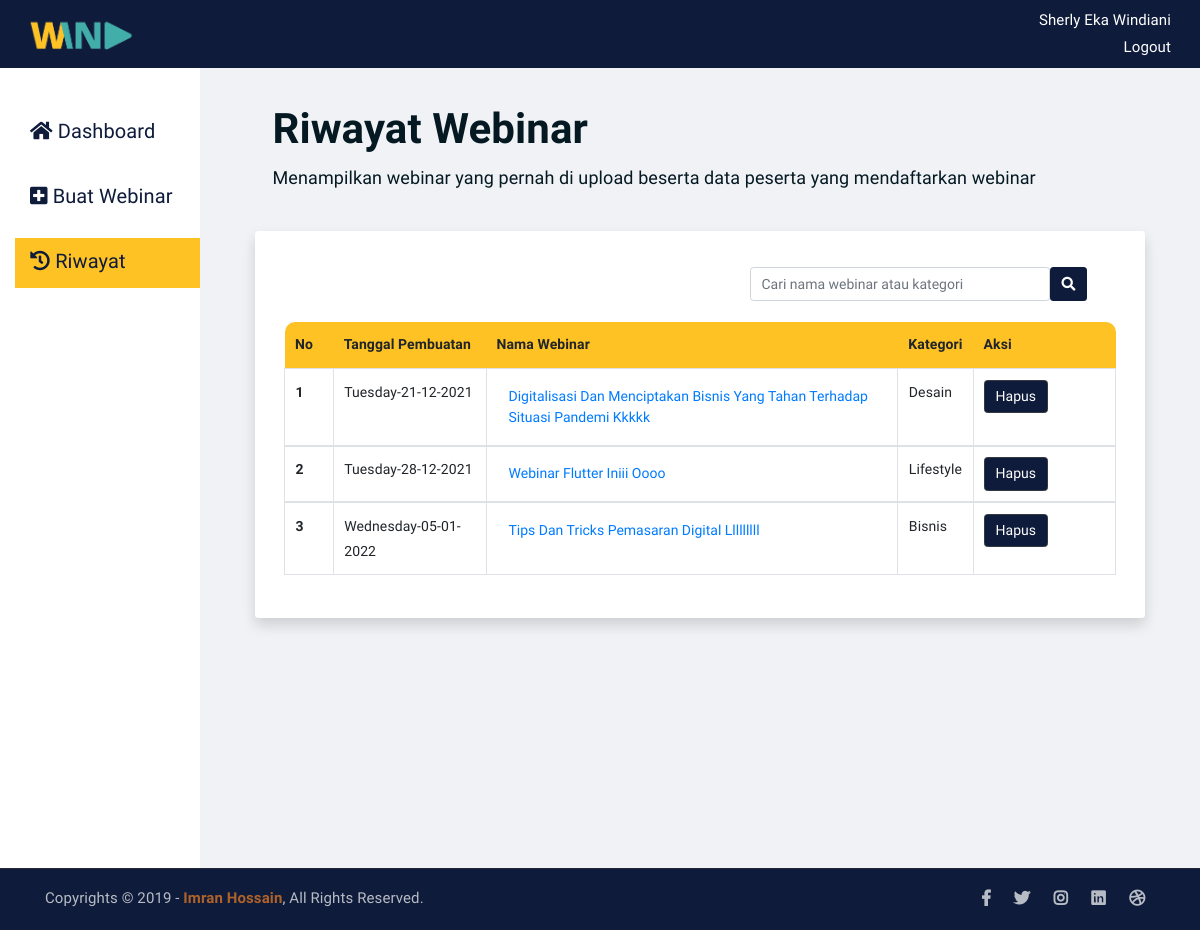
The page /riwayat-webinar-eo.php on the database its author committed.
### tables this page shows
CREATE TABLE `tb_buat_webinar` (
  `id_webinar` int(11) NOT NULL,
  `gambar_poster` varchar(20) NOT NULL,
  `tgl_buat` varchar(100) NOT NULL,
  `judul_webinar` varchar(225) NOT NULL,
  `kategori_webinar` varchar(50) NOT NULL,
  `nama_eo` varchar(225) NOT NULL,
  `email_eo` varchar(225) NOT NULL,
  `tanggal_mulai` varchar(100) NOT NULL,
  `waktu_mulai` varchar(20) NOT NULL,
  `link_streaming` varchar(150) DEFAULT NULL,
  `deskripsi_webinar` text NOT NULL
);

### riwayat-webinar-eo.php (the view, shortened to what this page needs)
<!DOCTYPE html>
<html lang="en">
<head>
	<link rel="stylesheet" href="assets/css/all.min.css">
	<link rel="stylesheet" href="assets/bootstrap/css/bootstrap.min.css">
	<link rel="stylesheet" href="assets/css/owl.carousel.css">
	<link rel="stylesheet" href="assets/css/magnific-popup.css">
	<link rel="stylesheet" href="assets/css/animate.css">
	<link rel="stylesheet" href="assets/css/meanmenu.min.css">
	<link rel="stylesheet" href="assets/css/main.css">
	<link rel="stylesheet" href="assets/css/css_sherly.css">
	<link rel="stylesheet" href="assets/css/responsive.css">
</head>
<body>
    <nav class="navbar navBarEo">
        <div class="container-fluid navBarEo">
            <a class="navbar-brand" href="index.php">
                <img src="assets/img/logo_transparan.png" style="width: 70%" alt="">
            </a>
            <div class="navBarUsername">
				<p class="panggilUsername">Sherly eka windiani</p>
				<a class="txtLogout" href="#">Logout</a>
			</div>
        </div>
    </nav>
	<div class="container-fluid">
		<div class="row">
			<div class="col-md-2 colKiri">
				<div class="sidebarEo">
				    <ul style='list-style-type: none;'>
						<li class="listMenu" >
							<a class="pilihanMenu" href="dashboard-eo.php"><i class="fas fa-home"></i> Dashboard</a>
						</li>
						<li class="listMenu">
							<a class="pilihanMenu" href="buat-webinar-eo
							.php"><i class="fas fa-plus-square"></i> Buat Webinar</a>
						</li>
						<li class="listMenu active ">
							<a class="pilihanMenu" href="riwayat-webinar-eo.php"><i class="fas fa-history" ></i> Riwayat</a>
						</li>
					</ul>
				</div>
			</div>
			<div class="col-md-10" style="background-color: #F0F2F5;">
				<div class="cardDashboard">
					<div class="card cardBuatWebinar">
						<div class="card-body">
							<h2 class="card-title">Riwayat Webinar</h2>
							<p class="card-text" style="font-size: 18px;">Menampilkan webinar yang pernah di upload beserta data peserta yang mendaftarkan webinar </p>
						</div>
					</div>
					<div class="card shadow p-3 mb-5 bg-white rounded" style="width: 100%; border: none; border-radius: 6px;">
						<div class="card-body" style="padding: 15px">
							<div class="navbar">
								<div class="container d-flex justify-content-end mb-3 ">
									<form class="d-flex" action="" method="post" style=" ">
										<input class="form-control" style="width: 300px;" name="inputCari" type="search" placeholder="Cari nama webinar atau kategori" aria-label="Search">
										<button class="btn" name="cari" type="submit" style="background-color: #0E1B3A; color: white;"><i class="fas fa-search"></i></button>
									</form>
								</div>
							</div>
							<table class="table table-bordered tabelRiwayat" >
								<thead>
									<tr class="tabelThead">
										<th scope="col" style="border-top-left-radius: 10px; border: none; width: 50px">No</th>
										<th scope="col" style="border: none; width: 160px">Tanggal Pembuatan</th>
										<th scope="col" style="border: none; width: 450px">Nama Webinar</th>
										<th scope="col" style="border: none;">Kategori</th>
										<th scope="col" style="border-top-right-radius: 10px; border: none; width: 150px;">Aksi</th>
									</tr>
								</thead>
									<?php
										include "koneksi.php";
										$no=1;
										$cari = $_POST['inputCari'];
										if($cari != ''){
											$select= mysqli_query($koneksi, "SELECT * FROM tb_buat_webinar WHERE id_webinar AND judul_webinar LIKE '%".$cari."%' OR kategori_webinar LIKE '%".$cari."%' ");
										}else{
											$select= mysqli_query($koneksi, "SELECT * FROM tb_buat_webinar WHERE id_webinar ");
										}
										if(mysqli_num_rows($select)){
											while ($data=mysqli_fetch_array ($select)){
									?>
								<tbody>
									<tr>
										<th><?php echo $no++;?></th>
										<td style="text-transform: capitalize;"><?php echo $data['tgl_buat'];?> </td>
										<td>
											<a href="detail-webinar-eo.php?id_webinar=<?php echo $data['id_webinar'];?>" >
												<button type="button" class="btn btn-link" style="text-transform: capitalize;  text-align: left;"><?php echo $data['judul_webinar'];?></button>
											</a>
										</td>
										<td><?php echo $data['kategori_webinar'];?> </td>
										<td>
											<a href="delete-webinar-eo.php?id_webinar=<?php echo $data['id_webinar'];?>"
												onclick="return confirm ('Apakah anda yakin?')" >
												<button type="button" class="btn btn-dark btnAksi">Hapus</button>
											</a>
										</td>
									</tr>
								</tbody>
								<?php } } else{
										echo '<tr class="align-middle"><td colspan="5">Tidak ada data</td></tr>';
									}?>
							</table>
						</div>
					</div>
				</div>
			</div>
		</div>
	</div>
	<div class="copyright" style="background-color: #0E1B3A">
		<div class="container">
			<div class="row">
				<div class="col-lg-6 col-md-12">
					<p>Copyrights &copy; 2019 - <a href="https://imransdesign.com/">Imran Hossain</a>,  All Rights Reserved.</p>
				</div>
				<div class="col-lg-6 text-right col-md-12">
					<div class="social-icons">
						<ul>
							<li><a href="#" target="_blank"><i class="fab fa-facebook-f"></i></a></li>
							<li><a href="#" target="_blank"><i class="fab fa-twitter"></i></a></li>
							<li><a href="#" target="_blank"><i class="fab fa-instagram"></i></a></li>
							<li><a href="#" target="_blank"><i class="fab fa-linkedin"></i></a></li>
							<li><a href="#" target="_blank"><i class="fab fa-dribbble"></i></a></li>
						</ul>
					</div>
				</div>
			</div>
		</div>
	</div>
</body>
</html>

### assets/css/main.css (style rules this page uses)
html { font-size: 14px; font-weight: 400; line-height: 28px; height: 100%; }
body { font-family: 'Lexend Deca', sans-serif; font-weight: 400; font-size: 1rem; letter-spacing: 0.1px; line-height: 1.8; color: #051922; overflow-x: hidden; }
body img { max-width: 100%; }
a { cursor: pointer; text-decoration: none; -webkit-transition: all 0.2s ease-in-out; -o-transition: all 0.2s ease-in-out; transition: all 0.2s ease-in-out; }
h1, .h1, h2, .h2, h3, .h3, h4, .h4, h5, .h5, h6, .h6 { font-family: 'Lexend Deca', sans-serif; font-weight: 700; margin: 0 0 1.25rem 0; color: #051922; }
h2, .h2 { font-size: 3rem; font-weight: 700; line-height: 3.25rem; }
p { font-family: 'Lexend Deca', sans-serif; font-weight: 400; font-size: 1rem; letter-spacing: 0.1px; line-height: 1.8; color: #051922; margin: 0 0 1.25rem 0; }
p:last-child { margin: 0; }
a.navbar-brand img { max-width: 150px; }
.copyright { background-color: #051922; border-top: 1px solid #232a35; }
.copyright p { margin: 0; color: #fff; opacity: 0.7; padding: 16px 0; font-size: 15px; }
.copyright a { color: #F28123; font-weight: 700; }
.social-icons ul { margin: 0; padding: 0; list-style: none; }
.social-icons ul li { display: inline-block; }
.social-icons ul li a { font-size: 16px; color: #fff; opacity: 0.7; padding: 16px 10px; display: block; }
a.navbar-brand { -webkit-transition: 0.3s; -o-transition: 0.3s; transition: 0.3s; }
.social-icons ul li a { -webkit-transition: 0.3s; -o-transition: 0.3s; transition: 0.3s; }
html, body { height: 100%; }
thead { border-bottom: 1px solid #eee; }

### assets/css/css_sherly.css (style rules this page uses)
.navBarEo { background-color: #0E1B3A; }
.navBarUsername { text-align: right; }
.panggilUsername { color: white; font-family: 'Lexend Deca', sans-serif; font-size: 15px; margin-bottom: 0px; text-transform: capitalize; }
.txtLogout { color: white; font-family: 'Lexend Deca', sans-serif; font-size: 15px; font-weight: 200; }
.colKiri { height: 800px; background-color: white; width: 300px; }
.sidebarEo { padding-top: 40px; margin-left: -20px; width: 400px; }
.sidebarEo ul li.active { background-color: #FFC224 ; color: white !important; }
.listMenu { margin-left: -20px; padding-top: 5px; padding-bottom: 5px; padding-right: 5px; padding-left: 5px; width: 200px; height: 50px; font-family: 'Lexend Deca', sans-serif; font-size: 20px; cursor: pointer; }
.pilihanMenu { margin-left: 10px; color: #0E1B3A; }
.cardDashboard { margin: 40px; }
.cardBuatWebinar { font-family: 'Lexend Deca', sans-serif; margin-bottom: 20px; margin-top: -20px; background: transparent; border: none; }
.tabelRiwayat { border: none; }
.tabelThead { background-color: #FFC224; border: none; }
.btnAksi { background-color: #0E1B3A; color: white; }

### rows shown on the page
tb_buat_webinar: tgl_buat "Tuesday-21-12-2021", judul_webinar "Digitalisasi Dan Menciptakan Bisnis Yang Tahan Terhadap Situasi Pandemi Kkkkk", kategori_webinar "Desain"
tb_buat_webinar: tgl_buat "Tuesday-28-12-2021", judul_webinar "Webinar Flutter Iniii Oooo", kategori_webinar "Lifestyle"
tb_buat_webinar: tgl_buat "Wednesday-05-01-2022", judul_webinar "Tips Dan Tricks Pemasaran Digital Lllllllll", kategori_webinar "Bisnis"
